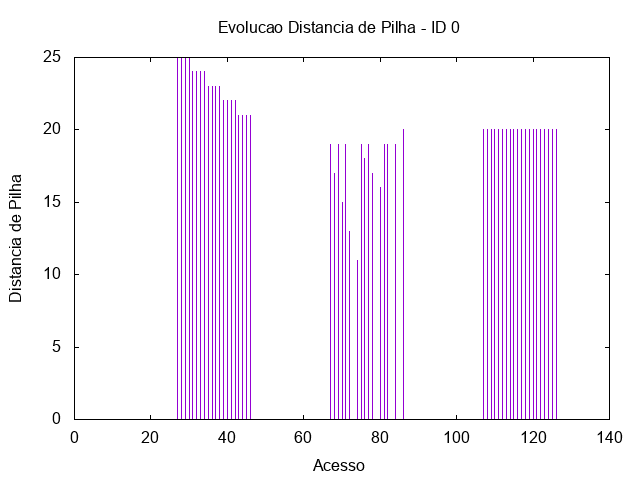

The gnuplot source for this figure:
set term png
set output "/tmp/out/transp-distp-0.png"
set title "Evolucao Distancia de Pilha - ID 0"
set xlabel "Acesso"
set ylabel "Distancia de Pilha"
plot "/tmp/out/transp-acesso-2-0.gpdat" u 2:5 w impulses t ""
